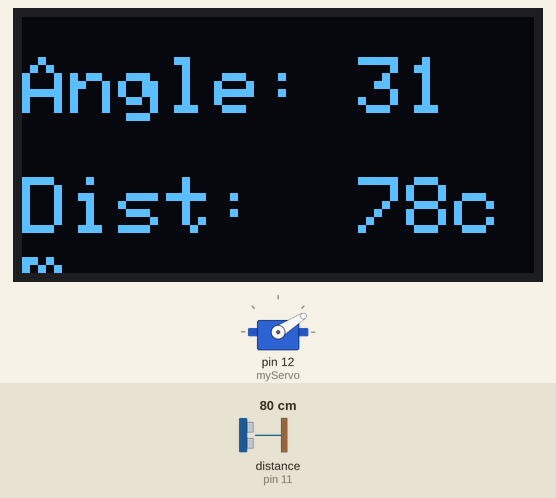
The sketch below on a simulated Arduino Uno, built with avr-gcc and run on an emulated ATmega328P. Shown: servo, 128×64 one-colour display. Wiring (inferred from the names in the program): ultrasonic range finder: trigger pin 10; echo pin 11. Inputs (shaded band) come from the test bench; at power-on: distance to the obstacle (sensor on pin 11) 80 cm. The echo pulse lasts 58.3 µs per cm; what the sketch prints to the serial monitor is not drawn.

Above: at 1.29 s.
1.3 s: distance to the obstacle (sensor on pin 11) set to 2 cm
At 1.81 s:
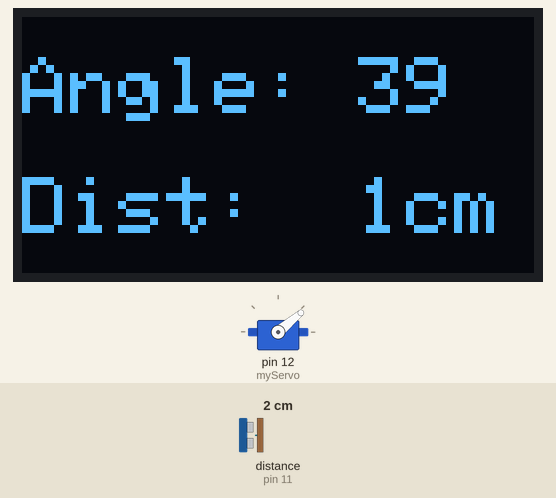
3.0 s: distance to the obstacle (sensor on pin 11) set to 9 cm
At 3.17 s:
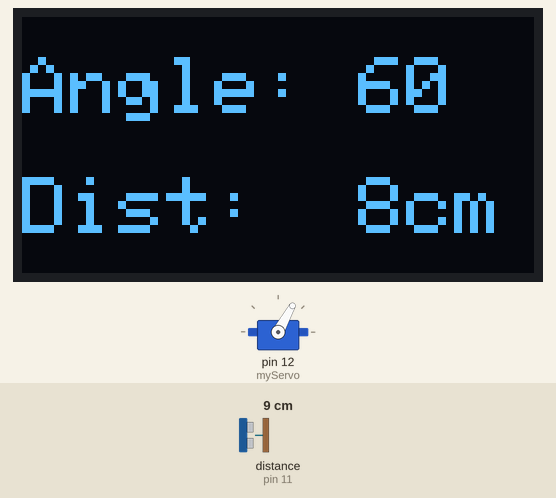
4.7 s: distance to the obstacle (sensor on pin 11) set to 18 cm
At 4.87 s:
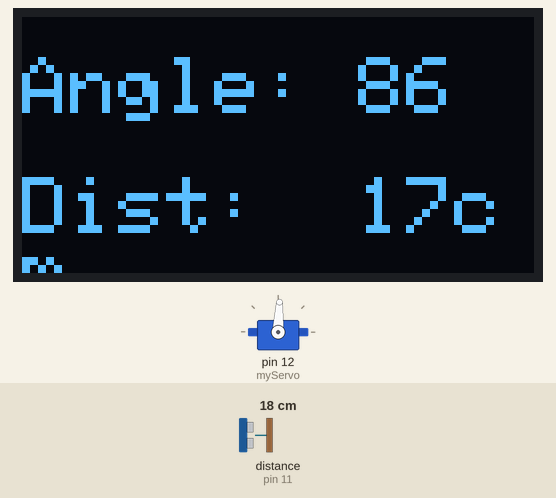
7.4 s: distance to the obstacle (sensor on pin 11) set to 60 cm
At 11.04 s:
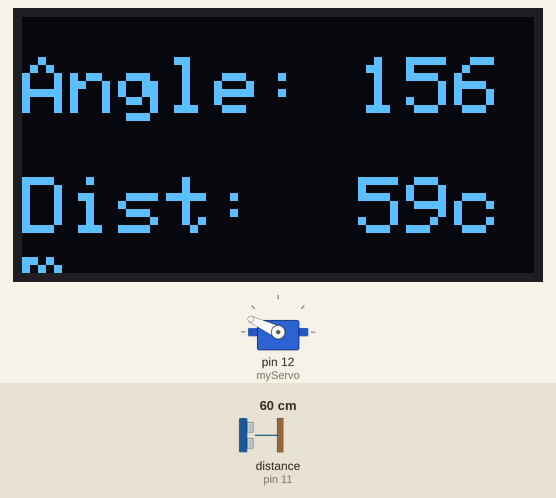
Timing chart, 0 to 11.2 s (numbered marks = the images above; inputs shaded):
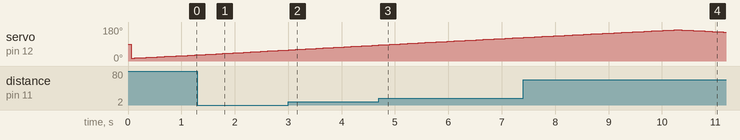

The sketch:

UltrasonicSensor.ino
```cpp
// Includes the Servo and OLED libraries
#include <Servo.h>
#include <Wire.h>
#include <Adafruit_GFX.h>
#include <Adafruit_SSD1306.h>
#include <SoftwareSerial.h> // NEW: Added for Bluetooth

// OLED Display settings
#define SCREEN_WIDTH 128 // OLED display width, in pixels
#define SCREEN_HEIGHT 64 // OLED display height, in pixels
#define OLED_RESET    -1 // Reset pin # (or -1 if sharing Arduino reset pin)
Adafruit_SSD1306 display(SCREEN_WIDTH, SCREEN_HEIGHT, &Wire, OLED_RESET);
SoftwareSerial btSerial(2, 3); // RX, TX (connect to TX, RX of HC-05)

// Defines Trig and Echo pins of the Ultrasonic Sensor
const int trigPin = 10;
const int echoPin = 11;

// Variables for the duration and the distance
long duration;
int distance;
Servo myServo; // Creates a servo object for controlling the servo motor

void setup() {
  pinMode(trigPin, OUTPUT); // Sets the trigPin as an Output
  pinMode(echoPin, INPUT); // Sets the echoPin as an Input
  Serial.begin(9600);
  btSerial.begin(9600); // Initialize Bluetooth serial communication
  myServo.attach(12); // Defines on which pin is the servo motor attached

  // Initialize the OLED display
  if(!display.begin(SSD1306_SWITCHCAPVCC, 0x3C)) {
    Serial.println(F("SSD1306 allocation failed"));
    for(;;); // Don't proceed, loop forever
  }
  display.clearDisplay();
  display.display();
}

void loop() {
  // Rotates the servo motor from 15 to 165 degrees
  for(int i = 15; i <= 165; i++){
    myServo.write(i);
    delay(30);
    distance = calculateDistance();

    updateDisplay(i, distance);
    sendBluetoothData(i, distance); // Handles both Serial and Bluetooth printing
  }

  // Rotates the servo motor from 165 to 15 degrees
  for(int i = 165; i > 15; i--){
    myServo.write(i);
    delay(30);
    distance = calculateDistance();

    updateDisplay(i, distance);
    sendBluetoothData(i, distance); // Handles both Serial and Bluetooth printing
  }
}

// Function for calculating the distance measured by the Ultrasonic sensor
int calculateDistance(){
  digitalWrite(trigPin, LOW);
  delayMicroseconds(2);

  digitalWrite(trigPin, HIGH);
  delayMicroseconds(10);
  digitalWrite(trigPin, LOW);

  duration = pulseIn(echoPin, HIGH);
  distance = duration * 0.034 / 2;
  return distance;
}

// Function to display values on the OLED screen
void updateDisplay(int currentAngle, int currentDistance) {
  display.clearDisplay();
  display.setTextSize(2);
  display.setTextColor(SSD1306_WHITE);

  // Print Angle
  display.setCursor(0, 10);
  display.print("Angle: ");
  display.print(currentAngle);

  // Print Distance
  display.setCursor(0, 40);
  display.print("Dist:  ");
  display.print(currentDistance);
  display.print("cm");

  display.display();
}

// Function to send data over the HC-05 Bluetooth module & Serial Monitor
void sendBluetoothData(int currentAngle, int currentDistance) {
  Serial.print(currentAngle);
  Serial.print(",");
  Serial.print(currentDistance);
  Serial.print(".");

  btSerial.print(currentAngle);
  btSerial.print(",");
  btSerial.print(currentDistance);
  btSerial.print(".");
}
```

Measured:
- by itself, servo on pin 12 (myServo): rises from 124° to 165° in 2.8 s, then falls to 153° in 0.92 s
